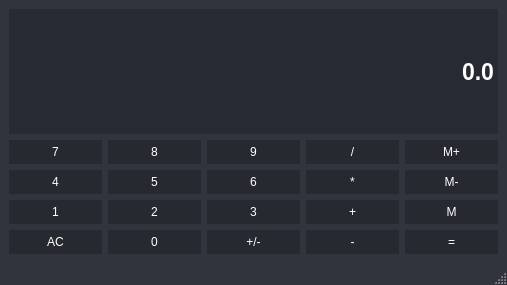
<?xml version="1.0" encoding="UTF-8"?>
<ui version="4.0">
 <class>Calculator</class>
 <widget class="QMainWindow" name="Calculator">
  <property name="geometry">
   <rect>
    <x>0</x>
    <y>0</y>
    <width>507</width>
    <height>285</height>
   </rect>
  </property>
  <property name="windowTitle">
   <string>Calculator</string>
  </property>
  <property name="styleSheet">
   <string notr="true">QMainWindow {
	background-color:#32343D;
}</string>
  </property>
  <widget class="QWidget" name="centralwidget">
   <layout class="QGridLayout" name="gridLayout">
    <item row="4" column="1">
     <widget class="QPushButton" name="Button0">
      <property name="sizePolicy">
       <sizepolicy hsizetype="Preferred" vsizetype="Preferred">
        <horstretch>0</horstretch>
        <verstretch>0</verstretch>
       </sizepolicy>
      </property>
      <property name="styleSheet">
       <string notr="true">QPushButton {
	background-color: #272931;
	border: 1px #4B4D55;
	padding: 5px;	
	color: rgb(255, 255, 255);
}

QPushButton: pressed{
	background-color: rgb(53, 132, 228);
}</string>
      </property>
      <property name="text">
       <string>0</string>
      </property>
     </widget>
    </item>
    <item row="4" column="0">
     <widget class="QPushButton" name="Clear">
      <property name="sizePolicy">
       <sizepolicy hsizetype="Preferred" vsizetype="Preferred">
        <horstretch>0</horstretch>
        <verstretch>0</verstretch>
       </sizepolicy>
      </property>
      <property name="styleSheet">
       <string notr="true">QPushButton {
	background-color: #272931;
	border: 1px #4B4D55;
	padding: 5px;	
	color: rgb(255, 255, 255);
}

QPushButton: pressed{
	background-color: rgb(53, 132, 228);
}</string>
      </property>
      <property name="text">
       <string>AC</string>
      </property>
     </widget>
    </item>
    <item row="2" column="2">
     <widget class="QPushButton" name="Button6">
      <property name="sizePolicy">
       <sizepolicy hsizetype="Preferred" vsizetype="Preferred">
        <horstretch>0</horstretch>
        <verstretch>0</verstretch>
       </sizepolicy>
      </property>
      <property name="styleSheet">
       <string notr="true">QPushButton {
	background-color: #272931;
	border: 1px #4B4D55;
	padding: 5px;	
	color: rgb(255, 255, 255);
}

QPushButton: pressed{
	background-color: rgb(53, 132, 228);
}</string>
      </property>
      <property name="text">
       <string>6</string>
      </property>
     </widget>
    </item>
    <item row="1" column="3">
     <widget class="QPushButton" name="Divide">
      <property name="sizePolicy">
       <sizepolicy hsizetype="Preferred" vsizetype="Preferred">
        <horstretch>0</horstretch>
        <verstretch>0</verstretch>
       </sizepolicy>
      </property>
      <property name="styleSheet">
       <string notr="true">QPushButton {
	background-color: #272931;
	border: 1px #4B4D55;
	padding: 5px;	
	color: rgb(255, 255, 255);
}

QPushButton: pressed{
	background-color: rgb(53, 132, 228);
}</string>
      </property>
      <property name="text">
       <string>/</string>
      </property>
     </widget>
    </item>
    <item row="3" column="2">
     <widget class="QPushButton" name="Button3">
      <property name="sizePolicy">
       <sizepolicy hsizetype="Preferred" vsizetype="Preferred">
        <horstretch>0</horstretch>
        <verstretch>0</verstretch>
       </sizepolicy>
      </property>
      <property name="styleSheet">
       <string notr="true">QPushButton {
	background-color: #272931;
	border: 1px #4B4D55;
	padding: 5px;	
	color: rgb(255, 255, 255);
}

QPushButton: pressed{
	background-color: rgb(53, 132, 228);
}</string>
      </property>
      <property name="text">
       <string>3</string>
      </property>
     </widget>
    </item>
    <item row="2" column="4">
     <widget class="QPushButton" name="MemClear">
      <property name="sizePolicy">
       <sizepolicy hsizetype="Preferred" vsizetype="Preferred">
        <horstretch>0</horstretch>
        <verstretch>0</verstretch>
       </sizepolicy>
      </property>
      <property name="styleSheet">
       <string notr="true">QPushButton {
	background-color: #272931;
	border: 1px #4B4D55;
	padding: 5px;	
	color: rgb(255, 255, 255);
}

QPushButton: pressed{
	background-color: rgb(53, 132, 228);
}</string>
      </property>
      <property name="text">
       <string>M-</string>
      </property>
     </widget>
    </item>
    <item row="2" column="3">
     <widget class="QPushButton" name="Multiply">
      <property name="sizePolicy">
       <sizepolicy hsizetype="Preferred" vsizetype="Preferred">
        <horstretch>0</horstretch>
        <verstretch>0</verstretch>
       </sizepolicy>
      </property>
      <property name="styleSheet">
       <string notr="true">QPushButton {
	background-color: #272931;
	border: 1px #4B4D55;
	padding: 5px;	
	color: rgb(255, 255, 255);
}

QPushButton: pressed{
	background-color: rgb(53, 132, 228);
}</string>
      </property>
      <property name="text">
       <string>*</string>
      </property>
     </widget>
    </item>
    <item row="2" column="0">
     <widget class="QPushButton" name="Button4">
      <property name="sizePolicy">
       <sizepolicy hsizetype="Preferred" vsizetype="Preferred">
        <horstretch>0</horstretch>
        <verstretch>0</verstretch>
       </sizepolicy>
      </property>
      <property name="styleSheet">
       <string notr="true">QPushButton {
	background-color: #272931;
	border: 1px #4B4D55;
	padding: 5px;	
	color: rgb(255, 255, 255);
}

QPushButton: pressed{
	background-color: rgb(53, 132, 228);
}</string>
      </property>
      <property name="text">
       <string>4</string>
      </property>
     </widget>
    </item>
    <item row="2" column="1">
     <widget class="QPushButton" name="Button5">
      <property name="sizePolicy">
       <sizepolicy hsizetype="Preferred" vsizetype="Preferred">
        <horstretch>0</horstretch>
        <verstretch>0</verstretch>
       </sizepolicy>
      </property>
      <property name="styleSheet">
       <string notr="true">QPushButton {
	background-color: #272931;
	border: 1px #4B4D55;
	padding: 5px;	
	color: rgb(255, 255, 255);
}

QPushButton: pressed{
	background-color: rgb(53, 132, 228);
}</string>
      </property>
      <property name="text">
       <string>5</string>
      </property>
     </widget>
    </item>
    <item row="3" column="1">
     <widget class="QPushButton" name="Button2">
      <property name="sizePolicy">
       <sizepolicy hsizetype="Preferred" vsizetype="Preferred">
        <horstretch>0</horstretch>
        <verstretch>0</verstretch>
       </sizepolicy>
      </property>
      <property name="styleSheet">
       <string notr="true">QPushButton {
	background-color: #272931;
	border: 1px #4B4D55;
	padding: 5px;	
	color: rgb(255, 255, 255);
}

QPushButton: pressed{
	background-color: rgb(53, 132, 228);
}</string>
      </property>
      <property name="text">
       <string>2</string>
      </property>
     </widget>
    </item>
    <item row="3" column="3">
     <widget class="QPushButton" name="Add">
      <property name="sizePolicy">
       <sizepolicy hsizetype="Preferred" vsizetype="Preferred">
        <horstretch>0</horstretch>
        <verstretch>0</verstretch>
       </sizepolicy>
      </property>
      <property name="styleSheet">
       <string notr="true">QPushButton {
	background-color: #272931;
	border: 1px #4B4D55;
	padding: 5px;	
	color: rgb(255, 255, 255);
}

QPushButton: pressed{
	background-color: rgb(53, 132, 228);
}</string>
      </property>
      <property name="text">
       <string>+</string>
      </property>
     </widget>
    </item>
    <item row="3" column="4">
     <widget class="QPushButton" name="MemGet">
      <property name="sizePolicy">
       <sizepolicy hsizetype="Preferred" vsizetype="Preferred">
        <horstretch>0</horstretch>
        <verstretch>0</verstretch>
       </sizepolicy>
      </property>
      <property name="styleSheet">
       <string notr="true">QPushButton {
	background-color: #272931;
	border: 1px #4B4D55;
	padding: 5px;	
	color: rgb(255, 255, 255);
}

QPushButton: pressed{
	background-color: rgb(53, 132, 228);
}</string>
      </property>
      <property name="text">
       <string>M</string>
      </property>
     </widget>
    </item>
    <item row="1" column="4">
     <widget class="QPushButton" name="MemAdd">
      <property name="sizePolicy">
       <sizepolicy hsizetype="Preferred" vsizetype="Preferred">
        <horstretch>0</horstretch>
        <verstretch>0</verstretch>
       </sizepolicy>
      </property>
      <property name="styleSheet">
       <string notr="true">QPushButton {
	background-color: #272931;
	border: 1px #4B4D55;
	padding: 5px;	
	color: rgb(255, 255, 255);
}

QPushButton: pressed{
	background-color: rgb(53, 132, 228);
}</string>
      </property>
      <property name="text">
       <string>M+</string>
      </property>
     </widget>
    </item>
    <item row="1" column="2">
     <widget class="QPushButton" name="Button9">
      <property name="sizePolicy">
       <sizepolicy hsizetype="Preferred" vsizetype="Preferred">
        <horstretch>0</horstretch>
        <verstretch>0</verstretch>
       </sizepolicy>
      </property>
      <property name="styleSheet">
       <string notr="true">QPushButton {
	background-color: #272931;
	border: 1px #4B4D55;
	padding: 5px;	
	color: rgb(255, 255, 255);
}

QPushButton: pressed{
	background-color: rgb(53, 132, 228);
}</string>
      </property>
      <property name="text">
       <string>9</string>
      </property>
     </widget>
    </item>
    <item row="3" column="0">
     <widget class="QPushButton" name="Button1">
      <property name="sizePolicy">
       <sizepolicy hsizetype="Preferred" vsizetype="Preferred">
        <horstretch>0</horstretch>
        <verstretch>0</verstretch>
       </sizepolicy>
      </property>
      <property name="styleSheet">
       <string notr="true">QPushButton {
	background-color: #272931;
	border: 1px #4B4D55;
	padding: 5px;	
	color: rgb(255, 255, 255);
}

QPushButton: pressed{
	background-color: rgb(53, 132, 228);
}</string>
      </property>
      <property name="text">
       <string>1</string>
      </property>
     </widget>
    </item>
    <item row="1" column="1">
     <widget class="QPushButton" name="Button8">
      <property name="sizePolicy">
       <sizepolicy hsizetype="Preferred" vsizetype="Preferred">
        <horstretch>0</horstretch>
        <verstretch>0</verstretch>
       </sizepolicy>
      </property>
      <property name="styleSheet">
       <string notr="true">QPushButton {
	background-color: #272931;
	border: 1px #4B4D55;
	padding: 5px;	
	color: rgb(255, 255, 255);
}

QPushButton: pressed{
	background-color: rgb(53, 132, 228);
}</string>
      </property>
      <property name="text">
       <string>8</string>
      </property>
     </widget>
    </item>
    <item row="1" column="0">
     <widget class="QPushButton" name="Button7">
      <property name="sizePolicy">
       <sizepolicy hsizetype="Preferred" vsizetype="Preferred">
        <horstretch>0</horstretch>
        <verstretch>0</verstretch>
       </sizepolicy>
      </property>
      <property name="styleSheet">
       <string notr="true">QPushButton {
	background-color: #272931;
	border: 1px #4B4D55;
	padding: 5px;	
	color: rgb(255, 255, 255);
}

QPushButton: pressed{
	background-color: rgb(53, 132, 228);
}</string>
      </property>
      <property name="text">
       <string>7</string>
      </property>
     </widget>
    </item>
    <item row="4" column="2">
     <widget class="QPushButton" name="ChangeSign">
      <property name="sizePolicy">
       <sizepolicy hsizetype="Preferred" vsizetype="Preferred">
        <horstretch>0</horstretch>
        <verstretch>0</verstretch>
       </sizepolicy>
      </property>
      <property name="styleSheet">
       <string notr="true">QPushButton {
	background-color: #272931;
	border: 1px #4B4D55;
	padding: 5px;	
	color: rgb(255, 255, 255);
}

QPushButton: pressed{
	background-color: rgb(53, 132, 228);
}</string>
      </property>
      <property name="text">
       <string>+/-</string>
      </property>
     </widget>
    </item>
    <item row="4" column="3">
     <widget class="QPushButton" name="Subtract">
      <property name="sizePolicy">
       <sizepolicy hsizetype="Preferred" vsizetype="Preferred">
        <horstretch>0</horstretch>
        <verstretch>0</verstretch>
       </sizepolicy>
      </property>
      <property name="styleSheet">
       <string notr="true">QPushButton {
	background-color: #272931;
	border: 1px #4B4D55;
	padding: 5px;	
	color: rgb(255, 255, 255);
}

QPushButton: pressed{
	background-color: rgb(53, 132, 228);
}</string>
      </property>
      <property name="text">
       <string>-</string>
      </property>
     </widget>
    </item>
    <item row="4" column="4">
     <widget class="QPushButton" name="Equals">
      <property name="sizePolicy">
       <sizepolicy hsizetype="Preferred" vsizetype="Preferred">
        <horstretch>0</horstretch>
        <verstretch>0</verstretch>
       </sizepolicy>
      </property>
      <property name="styleSheet">
       <string notr="true">QPushButton {
	background-color: #272931;
	border: 1px #4B4D55;
	padding: 5px;	
	color: rgb(255, 255, 255);
}

QPushButton: pressed{
	background-color: rgb(53, 132, 228);
}</string>
      </property>
      <property name="text">
       <string>=</string>
      </property>
     </widget>
    </item>
    <item row="0" column="0" colspan="5">
     <widget class="QLineEdit" name="Display">
      <property name="sizePolicy">
       <sizepolicy hsizetype="Preferred" vsizetype="Expanding">
        <horstretch>0</horstretch>
        <verstretch>0</verstretch>
       </sizepolicy>
      </property>
      <property name="font">
       <font>
        <pointsize>17</pointsize>
        <weight>75</weight>
        <bold>true</bold>
       </font>
      </property>
      <property name="styleSheet">
       <string notr="true">QLineEdit {
	background-color: #282A33;
	border: 1px #4B4D55;
	color: #ffffff;
}</string>
      </property>
      <property name="text">
       <string>0.0</string>
      </property>
      <property name="alignment">
       <set>Qt::AlignRight|Qt::AlignTrailing|Qt::AlignVCenter</set>
      </property>
     </widget>
    </item>
   </layout>
  </widget>
  <widget class="QStatusBar" name="statusbar"/>
 </widget>
 <resources/>
 <connections/>
</ui>
